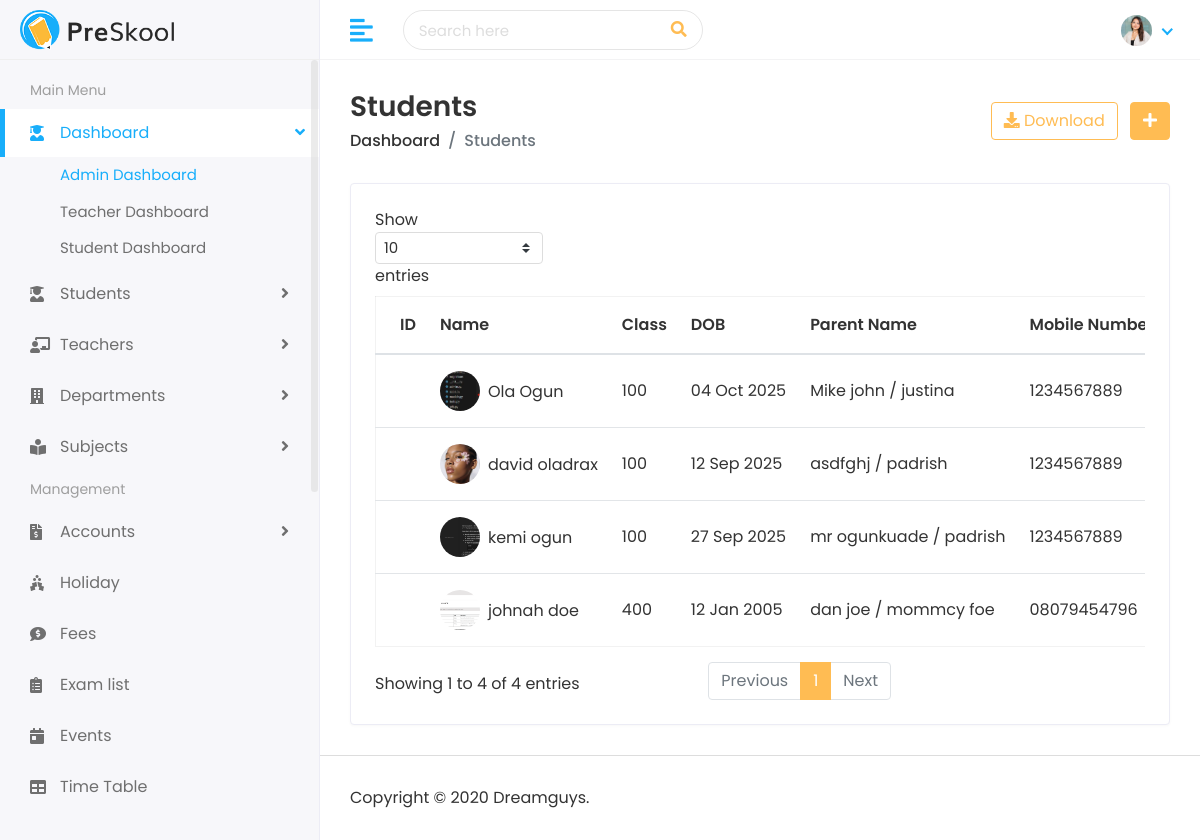
The app's page /students.html with its own data.
### student/models.py (models this page shows, shortened)
class Student(models.Model):
    first_name = models.CharField(max_length=100)
    last_name = models.CharField(max_length=100)
    date_of_birth = models.DateField()
    gender = models.CharField(max_length=10, choices=[('Male', 'Male'), ('Female', 'Female'), ('Other', 'Other')])
    student_class = models.CharField(max_length=100)
    religion = models.CharField(max_length=50)
    joining_date = models.DateField()
    mobile_number = models.CharField(max_length=15)
    admission_number = models.CharField(max_length=15)
    section = models.TextField(max_length=100)
    student_image = models.ImageField(upload_to='student/', null=True, blank=True)
    parent = models.OneToOneField(Parent, on_delete=models.CASCADE)
    slug = models.SlugField(max_length=100, unique=True, null=True, blank=True)

class Parent(models.Model):
    father_name = models.CharField(max_length=100)
    father_occupation = models.CharField(max_length=100)
    father_mobile = models.CharField(max_length=15)
    father_email = models.EmailField(max_length=100)
    mother_name = models.CharField(max_length=100)
    mother_mobile = models.CharField(max_length=15)
    mother_occupation = models.CharField(max_length=100)
    mother_email = models.EmailField(max_length=100)
    present_address = models.TextField()
    permanent_address = models.TextField()

### student/views.py (the view)
# urls.py: path('students.html', views.student_list, name='student_list'),
def student_list(request):
    students = Student.objects.select_related('parent').all()
    print(f"Number of students: {students.count()}")
    if request.user.is_authenticated:
        unread_notification = request.user.notification_set.filter(is_read=False)
    else:
        unread_notification = []  # Empty list for anonymous users
    context = {
        'student_list': students,
        'unread_notification': unread_notification
    }
    return render(request, 'students/students.html', context)

### Templates/students/students.html (shortened to what this page needs)
{% extends 'Home/base.html' %}
{% load static %}
{% block body %}
         <div class="page-wrapper">
            <div class="content container-fluid">
               <div class="page-header">
                  <div class="row align-items-center">
                     <div class="col">
                        <h3 class="page-title">Students</h3>
                        <ul class="breadcrumb">
                           <li class="breadcrumb-item"><a href="{% url 'student_list' %}">Dashboard</a></li>
                           <li class="breadcrumb-item active">Students</li>
                        </ul>
                     </div>
                     <div class="col-auto text-right float-right ml-auto">
                        <a href="#" class="btn btn-outline-primary mr-2"><i class="fas fa-download"></i> Download</a>
                        <a href="{% url 'add_student' %}" class="btn btn-primary"><i class="fas fa-plus"></i></a>
                     </div>
                  </div>
               </div>
               <div class="row">
                  <div class="col-sm-12">
                     <div class="card card-table">
                        <div class="card-body">
                           <div class="table-responsive">
                              <table class="table table-hover table-center mb-0 datatable">
                                 <thead>
                                    <tr>
                                       <th>ID</th>
                                       <th>Name</th>
                                       <th>Class</th>
                                       <th>DOB</th>
                                       <th>Parent Name</th>
                                       <th>Mobile Number</th>
                                    </tr>
                                 </thead>
                                 <tbody>
                                    {% for student in student_list %}
                                    <tr>
                                       <td>{{ student.student_id }}</td>
                                       <td>
                                          <h2 class="table-avatar">
                                             <a href="{% url 'view_student' student.slug %}" class="avatar avatar-sm mr-2"><img class="avatar-img rounded-circle" src="{{student.student_image.url}}" alt="User Image"></a>
                                             <a href="{% url 'view_student' student.slug %}">{{student.first_name}} {{student.last_name}}</a>
                                          </h2>
                                       </td>
                                       <td>{{student.student_class}}</td>
                                       <td>{{student.date_of_birth|date:"d M Y" }}</td>
                                       <td>{{student.parent.father_name}} / {{student.parent.mother_name}}</td>
                                       <td>{{student.mobile_number}}</td>
                                    </tr>
                                    {% endfor %}
                                 </tbody>
                              </table>
                           </div>
                        </div>
                     </div>
                  </div>
               </div>
            </div>
            <footer>
               <p>Copyright © 2020 Dreamguys.</p>
            </footer>
         </div>
      </div>
   </body>
</html>
{% endblock %}

### static/assets/css/style.css (style rules this page uses)
html { height: 100%; }
body { background-color: #fff; color: #333; font-family: 'Poppins', sans-serif; font-size: 1rem; height: 100%; line-height: 1.5; overflow-x: hidden; }
h1, h2, h3, h4, h5, h6 { font-family: 'Poppins', sans-serif; margin-top: 0; }
ul, ol { padding: 0px; list-style: none; }
.table { color: #333; max-width: 100%; margin-bottom: 0; width: 100%; }
.table.dataTable { border-collapse: collapse !important; border: 1px solid rgba(0, 0, 0, 0.05); }
table.table td h2 { display: inline-block; font-size: inherit; font-weight: 400; margin: 0; padding: 0; vertical-align: middle; }
table.table td h2.table-avatar { align-items: center; display: inline-flex; font-size: inherit; font-weight: 400; margin: 0; padding: 0; vertical-align: middle; white-space: nowrap; }
table.table td h2 a { color: #333; }
.table thead tr th { font-weight: 600; }
.table tbody tr { border-bottom: 1px solid rgba(0, 0, 0, 0.05); }
.table.table-center td, .table.table-center th { vertical-align: middle; }
.card-table .card-body .table > thead > tr > th { border-top: 0; }
.card-table .card-body .table tr td:first-child, .card-table .card-body .table tr th:first-child { padding-left: 1.5rem; }
.card-table .table td, .card-table .table th { border-top: 1px solid #e2e5e8; padding: 1rem 0.75rem; white-space: nowrap; }
.btn-primary { background-color: #FFBC53; border: 1px solid #FFBC53; }
.btn-outline-primary { color: #FFBC53; border-color: #FFBC53; }
.card { border: 1px solid #ececf5; box-shadow: 0 1px 3px 0 rgba(0, 0, 0, 0.03); margin-bottom: 1.875rem; }
.card-body { padding: 1.5rem; }
.avatar { position: relative; display: inline-block; width: 3rem; height: 3rem }
.avatar > img { width: 100%; height: 100%; -o-object-fit: cover; object-fit: cover; }
.avatar-sm { width: 2.5rem; height: 2.5rem; }
footer { padding: 1.875rem 1.875rem; border-top: 1px solid #ddd; }
footer p { margin: 0px; }
.page-wrapper { margin-left: 320px; padding-top: 60px; position: relative; transition: all 0.4s ease; }
.page-wrapper > .content { padding: 1.875rem 1.875rem 0; }
.page-header { margin-bottom: 1.875rem; }
.page-header .breadcrumb { background-color: transparent; color: #6c757d; font-size: 1rem; font-weight: 500; margin-bottom: 0; padding: 0; }
.page-header .breadcrumb a { color: #333; }
.page-title { font-size: 28px; font-weight: 600; color: #333; margin-bottom: 5px; }

### records on screen
Student: student_image (picture), first_name "Ola", last_name "Ogun", student_class "100", date_of_birth "04 Oct 2025", parent.father_name "Mike john", parent.mother_name "justina", mobile_number "1234567889"
Student: student_image (picture), first_name "david", last_name "oladrax", student_class "100", date_of_birth "12 Sep 2025", parent.father_name "asdfghj", parent.mother_name "padrish", mobile_number "1234567889"
Student: student_image (picture), first_name "kemi", last_name "ogun", student_class "100", date_of_birth "27 Sep 2025", parent.father_name "mr ogunkuade", parent.mother_name "padrish", mobile_number "1234567889"
Student: student_image (picture), first_name "johnah", last_name "doe", student_class "400", date_of_birth "12 Jan 2005", parent.father_name "dan joe", parent.mother_name "mommcy foe", mobile_number "08079454796"
